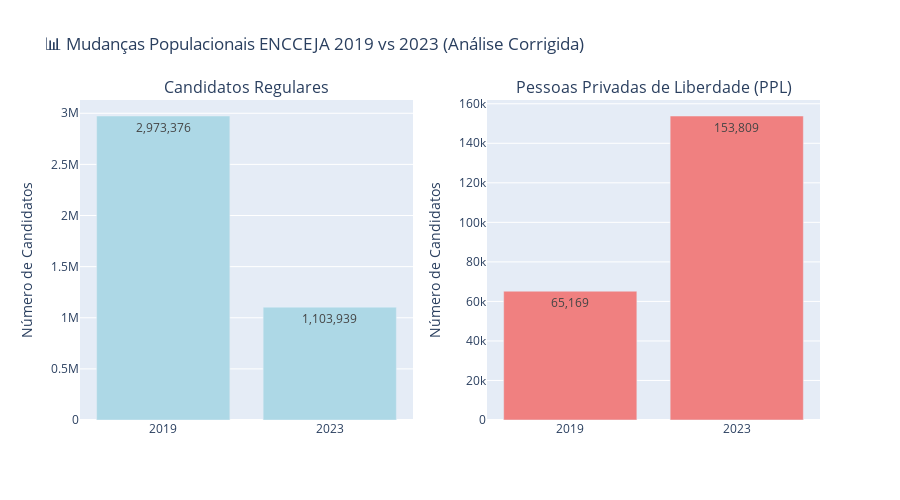
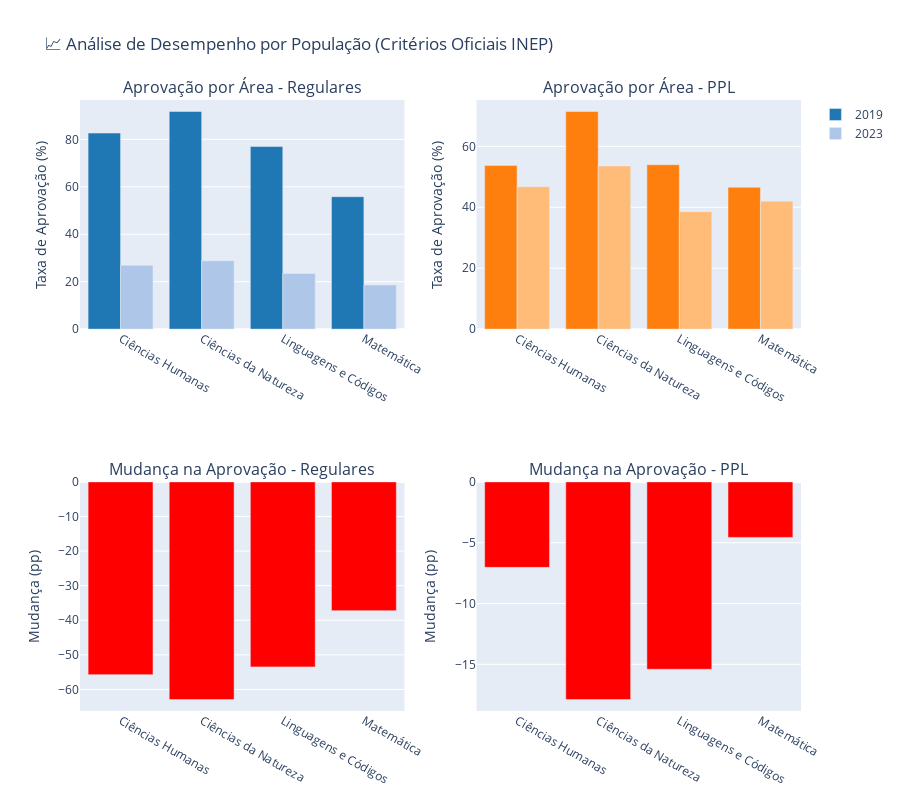

These figures' notebook cell, in order:
### Markdown cell above
## 📈 6. Visualizações Corrigidas

### Code cell
class CorrectedVisualizationCreator:
    """Criador de visualizações metodologicamente corretas"""
    
    def __init__(self, results):
        self.results = results
    
    def create_population_comparison(self):
        """Cria gráfico de comparação populacional corrigido"""
        if 'population_changes' not in self.results:
            print("❌ Dados de mudança populacional não disponíveis")
            return None
        
        fig = make_subplots(
            rows=1, cols=2,
            subplot_titles=('Candidatos Regulares', 'Pessoas Privadas de Liberdade (PPL)'),
            specs=[[{"secondary_y": False}, {"secondary_y": False}]]
        )
        
        pop_data = self.results['population_changes']
        
        # Regular
        if 'regular' in pop_data:
            reg_data = pop_data['regular']
            fig.add_trace(
                go.Bar(
                    x=['2019', '2023'],
                    y=[reg_data['2019'], reg_data['2023']],
                    name='Regular',
                    marker_color='lightblue',
                    text=[f"{reg_data['2019']:,}", f"{reg_data['2023']:,}"],
                    textposition='auto'
                ),
                row=1, col=1
            )
        
        # PPL
        if 'ppl' in pop_data:
            ppl_data = pop_data['ppl']
            fig.add_trace(
                go.Bar(
                    x=['2019', '2023'],
                    y=[ppl_data['2019'], ppl_data['2023']],
                    name='PPL',
                    marker_color='lightcoral',
                    text=[f"{ppl_data['2019']:,}", f"{ppl_data['2023']:,}"],
                    textposition='auto'
                ),
                row=1, col=2
            )
        
        fig.update_layout(
            title='📊 Mudanças Populacionais ENCCEJA 2019 vs 2023 (Análise Corrigida)',
            showlegend=False,
            height=500
        )
        
        fig.update_yaxes(title_text="Número de Candidatos", row=1, col=1)
        fig.update_yaxes(title_text="Número de Candidatos", row=1, col=2)
        
        return fig
    
    def create_performance_comparison(self):
        """Cria gráfico de comparação de desempenho por população"""
        if 'performance' not in self.results:
            print("❌ Dados de desempenho não disponíveis")
            return None
        
        fig = make_subplots(
            rows=2, cols=2,
            subplot_titles=(
                'Aprovação por Área - Regulares',
                'Aprovação por Área - PPL',
                'Mudança na Aprovação - Regulares',
                'Mudança na Aprovação - PPL'
            ),
            specs=[[{"type": "bar"}, {"type": "bar"}],
                   [{"type": "bar"}, {"type": "bar"}]]
        )
        
        perf_data = self.results['performance']
        colors_2019 = ['#1f77b4', '#ff7f0e', '#2ca02c', '#d62728']
        colors_2023 = ['#aec7e8', '#ffbb78', '#98df8a', '#ff9896']
        
        for i, (pop_type, col) in enumerate([('regular', 1), ('ppl', 2)]):
            if pop_type in perf_data:
                pop_perf = perf_data[pop_type]
                
                if '2019' in pop_perf and '2023' in pop_perf:
                    # Dados de aprovação
                    areas_2019 = pop_perf['2019'].get('approval_rates', {})
                    areas_2023 = pop_perf['2023'].get('approval_rates', {})
                    
                    common_areas = set(areas_2019.keys()) & set(areas_2023.keys())
                    areas = sorted(list(common_areas))
                    
                    if areas:
                        # Gráfico de aprovação absoluta
                        fig.add_trace(
                            go.Bar(
                                x=areas,
                                y=[areas_2019[area] for area in areas],
                                name='2019',
                                marker_color=colors_2019[i],
                                showlegend=(i == 0)
                            ),
                            row=1, col=col
                        )
                        
                        fig.add_trace(
                            go.Bar(
                                x=areas,
                                y=[areas_2023[area] for area in areas],
                                name='2023',
                                marker_color=colors_2023[i],
                                showlegend=(i == 0)
                            ),
                            row=1, col=col
                        )
                        
                        # Gráfico de mudança
                        changes = [areas_2023[area] - areas_2019[area] for area in areas]
                        colors_change = ['green' if x >= 0 else 'red' for x in changes]
                        
                        fig.add_trace(
                            go.Bar(
                                x=areas,
                                y=changes,
                                name=f'Mudança {pop_type}',
                                marker_color=colors_change,
                                showlegend=False
                            ),
                            row=2, col=col
                        )
        
        fig.update_layout(
            title='📈 Análise de Desempenho por População (Critérios Oficiais INEP)',
            height=800
        )
        
        # Atualizar eixos Y
        fig.update_yaxes(title_text="Taxa de Aprovação (%)", row=1, col=1)
        fig.update_yaxes(title_text="Taxa de Aprovação (%)", row=1, col=2)
        fig.update_yaxes(title_text="Mudança (pp)", row=2, col=1)
        fig.update_yaxes(title_text="Mudança (pp)", row=2, col=2)
        
        return fig

# Criar visualizações
viz_creator = CorrectedVisualizationCreator(results)

# Gráfico de população
pop_fig = viz_creator.create_population_comparison()
if pop_fig:
    pop_fig.show()

# Gráfico de desempenho
perf_fig = viz_creator.create_performance_comparison()
if perf_fig:
    perf_fig.show()

### Figure 1 — Plotly figure (JSON) as saved in the notebook; plotly's stock layout.template omitted (floating-point values rounded to 4 significant figures)
{"data": [{"marker": {"color": "lightblue"}, "name": "Regular", "text": ["2,973,376", "1,103,939"], "textposition": "auto", "type": "bar", "x": ["2019", "2023"], "xaxis": "x", "y": [2973376, 1103939], "yaxis": "y"}, {"marker": {"color": "lightcoral"}, "name": "PPL", "text": ["65,169", "153,809"], "textposition": "auto", "type": "bar", "x": ["2019", "2023"], "xaxis": "x2", "y": [65169, 153809], "yaxis": "y2"}], "layout": {"annotations": [{"font": {"size": 16}, "showarrow": false, "text": "Candidatos Regulares", "x": 0.225, "xanchor": "center", "xref": "paper", "y": 1, "yanchor": "bottom", "yref": "paper"}, {"font": {"size": 16}, "showarrow": false, "text": "Pessoas Privadas de Liberdade (PPL)", "x": 0.775, "xanchor": "center", "xref": "paper", "y": 1, "yanchor": "bottom", "yref": "paper"}], "height": 500, "showlegend": false, "title": {"text": "📊 Mudanças Populacionais ENCCEJA 2019 vs 2023 (Análise Corrigida)"}, "xaxis": {"anchor": "y", "domain": [0, 0.45]}, "xaxis2": {"anchor": "y2", "domain": [0.55, 1]}, "yaxis": {"anchor": "x", "domain": [0, 1], "title": {"text": "Número de Candidatos"}}, "yaxis2": {"anchor": "x2", "domain": [0, 1], "title": {"text": "Número de Candidatos"}}}}

### Figure 2 — Plotly figure (JSON) as saved in the notebook; plotly's stock layout.template omitted (floating-point values rounded to 4 significant figures)
{"data": [{"marker": {"color": "#1f77b4"}, "name": "2019", "showlegend": true, "type": "bar", "x": ["Ciências Humanas", "Ciências da Natureza", "Linguagens e Códigos", "Matemática"], "xaxis": "x", "y": [82.65, 91.77, 76.98, 55.83], "yaxis": "y"}, {"marker": {"color": "#aec7e8"}, "name": "2023", "showlegend": true, "type": "bar", "x": ["Ciências Humanas", "Ciências da Natureza", "Linguagens e Códigos", "Matemática"], "xaxis": "x", "y": [26.92, 28.84, 23.5, 18.61], "yaxis": "y"}, {"marker": {"color": ["red", "red", "red", "red"]}, "name": "Mudança regular", "showlegend": false, "type": "bar", "x": ["Ciências Humanas", "Ciências da Natureza", "Linguagens e Códigos", "Matemática"], "xaxis": "x3", "y": [-55.73, -62.93, -53.49, -37.22], "yaxis": "y3"}, {"marker": {"color": "#ff7f0e"}, "name": "2019", "showlegend": false, "type": "bar", "x": ["Ciências Humanas", "Ciências da Natureza", "Linguagens e Códigos", "Matemática"], "xaxis": "x2", "y": [53.75, 71.46, 53.97, 46.57], "yaxis": "y2"}, {"marker": {"color": "#ffbb78"}, "name": "2023", "showlegend": false, "type": "bar", "x": ["Ciências Humanas", "Ciências da Natureza", "Linguagens e Códigos", "Matemática"], "xaxis": "x2", "y": [46.72, 53.57, 38.57, 42.01], "yaxis": "y2"}, {"marker": {"color": ["red", "red", "red", "red"]}, "name": "Mudança ppl", "showlegend": false, "type": "bar", "x": ["Ciências Humanas", "Ciências da Natureza", "Linguagens e Códigos", "Matemática"], "xaxis": "x4", "y": [-7.028, -17.9, -15.4, -4.563], "yaxis": "y4"}], "layout": {"annotations": [{"font": {"size": 16}, "showarrow": false, "text": "Aprovação por Área - Regulares", "x": 0.225, "xanchor": "center", "xref": "paper", "y": 1, "yanchor": "bottom", "yref": "paper"}, {"font": {"size": 16}, "showarrow": false, "text": "Aprovação por Área - PPL", "x": 0.775, "xanchor": "center", "xref": "paper", "y": 1, "yanchor": "bottom", "yref": "paper"}, {"font": {"size": 16}, "showarrow": false, "text": "Mudança na Aprovação - Regulares", "x": 0.225, "xanchor": "center", "xref": "paper", "y": 0.375, "yanchor": "bottom", "yref": "paper"}, {"font": {"size": 16}, "showarrow": false, "text": "Mudança na Aprovação - PPL", "x": 0.775, "xanchor": "center", "xref": "paper", "y": 0.375, "yanchor": "bottom", "yref": "paper"}], "height": 800, "title": {"text": "📈 Análise de Desempenho por População (Critérios Oficiais INEP)"}, "xaxis": {"anchor": "y", "domain": [0, 0.45]}, "xaxis2": {"anchor": "y2", "domain": [0.55, 1]}, "xaxis3": {"anchor": "y3", "domain": [0, 0.45]}, "xaxis4": {"anchor": "y4", "domain": [0.55, 1]}, "yaxis": {"anchor": "x", "domain": [0.625, 1], "title": {"text": "Taxa de Aprovação (%)"}}, "yaxis2": {"anchor": "x2", "domain": [0.625, 1], "title": {"text": "Taxa de Aprovação (%)"}}, "yaxis3": {"anchor": "x3", "domain": [0, 0.375], "title": {"text": "Mudança (pp)"}}, "yaxis4": {"anchor": "x4", "domain": [0, 0.375], "title": {"text": "Mudança (pp)"}}}}
